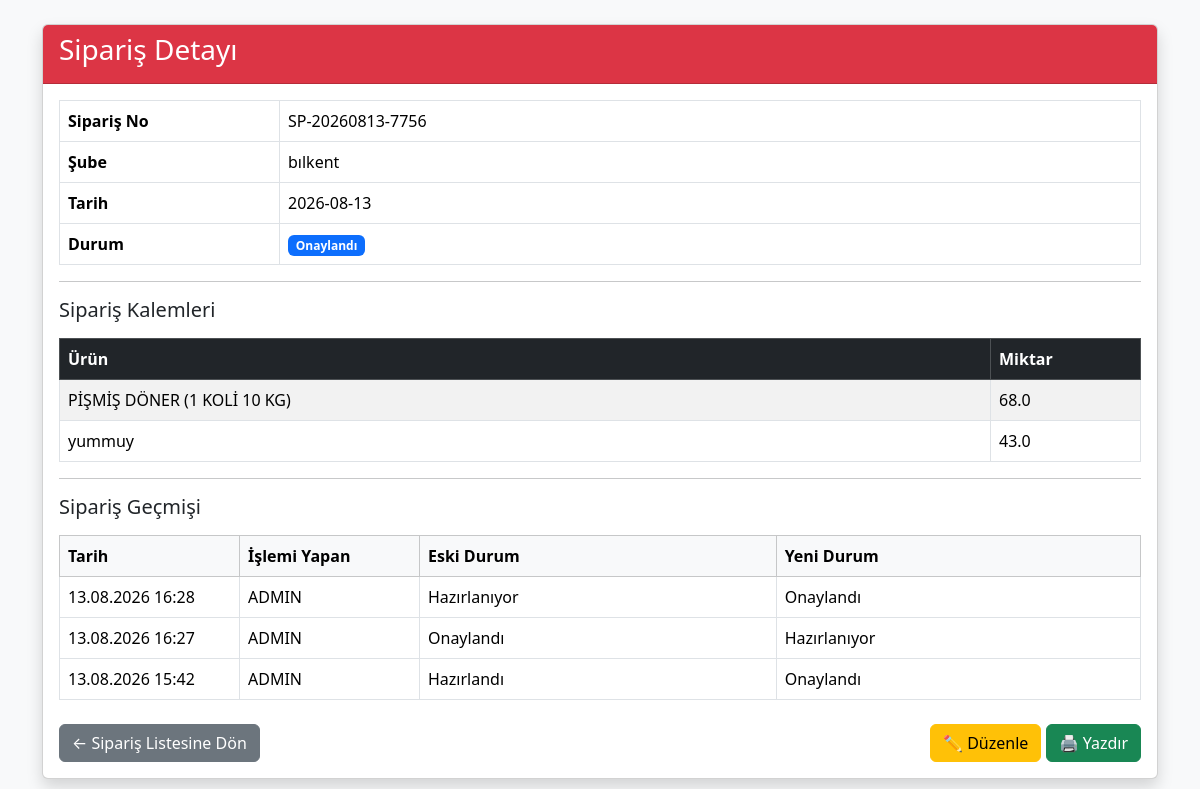
Page /siparis-detay/28 (signed in) on the committed database.
### tables this page shows
CREATE TABLE siparisler(

            id INTEGER PRIMARY KEY AUTOINCREMENT,

            siparis_no TEXT UNIQUE,

            sube_id INTEGER,

            tarih TEXT,

            durum TEXT,

            FOREIGN KEY(sube_id) REFERENCES subeler(id)

        );

CREATE TABLE subeler(

            id INTEGER PRIMARY KEY AUTOINCREMENT,

            sube_adi TEXT NOT NULL,

            yetkili TEXT,

            telefon TEXT,

            eposta TEXT,

            il TEXT,

            ilce TEXT,

            adres TEXT,

            durum TEXT

        , kullanici_adi TEXT, sifre TEXT, uretim_gunu TEXT, sevkiyat_gunu TEXT, sevkiyat_saati TEXT, teslim_suresi TEXT, limit_tutari REAL DEFAULT 0);

CREATE TABLE siparis_detay(

            id INTEGER PRIMARY KEY AUTOINCREMENT,

            siparis_id INTEGER,

            urun_id INTEGER,

            miktar REAL,

            FOREIGN KEY(siparis_id) REFERENCES siparisler(id),

            FOREIGN KEY(urun_id) REFERENCES urunler(id)

        );

CREATE TABLE urunler(

            id INTEGER PRIMARY KEY AUTOINCREMENT,

            urun_kodu TEXT NOT NULL UNIQUE,

            urun_adi TEXT NOT NULL,

            kategori TEXT,

            birim TEXT,

            durum TEXT

        , palet_kapasitesi INTEGER DEFAULT 0, urun_tipi TEXT DEFAULT 'Donuk', koli_agirligi REAL DEFAULT 0, fiyat REAL DEFAULT 0);

CREATE TABLE siparis_gecmisi(

    id INTEGER PRIMARY KEY AUTOINCREMENT,

    siparis_id INTEGER,

    tarih TEXT,

    kullanici TEXT,

    eski_durum TEXT,

    yeni_durum TEXT

);

### src/main.py (the view)
@app.route("/siparis-detay/<int:id>")
def siparis_detay(id):
    if "giris" not in session:
        return redirect("/")
    siparis = get_siparis(id)
    if not siparis:
        abort(404)
    if session["yetki"] == "sube":
        if siparis[2] != session["sube_adi"]:
            abort(403)
    detaylar = get_siparis_detaylari(id)
    gecmis = get_siparis_gecmisi(id)
    return render_template(
        "siparis_detay.html",
        siparis=siparis,
        detaylar=detaylar,
        gecmis=gecmis
    )

### src/database.py (called while the page is built)
def connect_database():
    print("DB =", os.path.abspath(DB_NAME))
    return sqlite3.connect(DB_NAME)

def get_siparis(id):
    conn = connect_database()
    cursor = conn.cursor()
    cursor.execute("""
        SELECT

            s.id,
            s.siparis_no,
            sb.sube_adi,
            s.tarih,
            s.durum

        FROM siparisler s

        INNER JOIN subeler sb
            ON s.sube_id = sb.id

        WHERE s.id=?

    """, (id,))
    sonuc = cursor.fetchone()
    conn.close()
    return sonuc

def get_siparis_detaylari(siparis_id):
    conn = connect_database()
    cursor = conn.cursor()
    cursor.execute("""
        SELECT

            d.id,
            d.urun_id,
            u.urun_adi,
            d.miktar

        FROM siparis_detay d

        INNER JOIN urunler u
            ON d.urun_id = u.id

        WHERE d.siparis_id = ?

        ORDER BY u.urun_adi

    """, (siparis_id,))
    sonuc = cursor.fetchall()
    conn.close()
    return sonuc

def get_siparis_gecmisi(siparis_id):
    conn = connect_database()
    cursor = conn.cursor()
    cursor.execute("""
        SELECT
            tarih,
            kullanici,
            eski_durum,
            yeni_durum
        FROM siparis_gecmisi
        WHERE siparis_id=?
        ORDER BY id DESC
    """, (siparis_id,))
    sonuc = cursor.fetchall()
    conn.close()
    return sonuc

### src/main.py (called while the page is built)
@app.before_request
def test():
    print(
        "METHOD:",
        request.method,
        "URL:",
        request.path
    )

### templates/siparis_detay.html (shortened to what this page needs)
<!DOCTYPE html>
<html lang="tr">
<head>
    <link href="https://cdn.jsdelivr.net/npm/bootstrap@5.3.3/dist/css/bootstrap.min.css" rel="stylesheet">
</head>
<body class="bg-light">
<div class="container mt-4">
    <div class="card shadow">
        <div class="card-header bg-danger text-white">
            <h3>Sipariş Detayı</h3>
        </div>
        <div class="card-body">
            <table class="table table-bordered">
                <tr>
                    <th width="220">Sipariş No</th>
                    <td>{{ siparis[1] }}</td>
                </tr>
                <tr>
                    <th>Şube</th>
                    <td>{{ siparis[2] }}</td>
                </tr>
                <tr>
                    <th>Tarih</th>
                    <td>{{ siparis[3] }}</td>
                </tr>
                <tr>
                    <th>Durum</th>
                    <td>
                        {% if siparis[4] == "Hazırlandı" %}
                            <span class="badge bg-secondary">{{ siparis[4] }}</span>
                        {% elif siparis[4] == "Onaylandı" %}
                            <span class="badge bg-primary">{{ siparis[4] }}</span>
                        {% elif siparis[4] == "Hazırlanıyor" %}
                            <span class="badge bg-warning text-dark">{{ siparis[4] }}</span>
                        {% elif siparis[4] == "Sevk edildi" %}
                            <span class="badge bg-info text-dark">{{ siparis[4] }}</span>
                        {% elif siparis[4] == "Tamamlandı" %}
                            <span class="badge bg-success">{{ siparis[4] }}</span>
                        {% else %}
                            <span class="badge bg-dark">{{ siparis[4] }}</span>
                        {% endif %}
                    </td>
                </tr>
            </table>
            <hr>
            <h5 class="mb-3">
                Sipariş Kalemleri
            </h5>
            <table class="table table-striped table-bordered">
                <thead class="table-dark">
                    <tr>
                        <th>Ürün</th>
                        <th width="150">Miktar</th>
                    </tr>
                </thead>
                <tbody>
                {% if detaylar %}
                    {% for detay in detaylar %}
                    <tr>
                        <td>{{ detay[2] }}</td>
                        <td>{{ detay[3] }}</td>
                    </tr>
                    {% endfor %}
                {% else %}
                    <tr>
                        <td colspan="2" class="text-center text-muted">
                            Bu siparişte ürün bulunmuyor.
                        </td>
                    </tr>
                {% endif %}
                </tbody>
            </table>
            <hr>
            <h5 class="mb-3">
                Sipariş Geçmişi
            </h5>
            <table class="table table-bordered table-hover">
                <thead class="table-light">
                    <tr>
                        <th width="180">Tarih</th>
                        <th width="180">İşlemi Yapan</th>
                        <th>Eski Durum</th>
                        <th>Yeni Durum</th>
                    </tr>
                </thead>
                <tbody>
                {% if gecmis %}
                    {% for g in gecmis %}
                    <tr>
                        <td>{{ g[0] }}</td>
                        <td>{{ g[1] }}</td>
                        <td>{{ g[2] }}</td>
                        <td>{{ g[3] }}</td>
                    </tr>
                    {% endfor %}
                {% else %}
                    <tr>
                        <td colspan="4" class="text-center text-muted">
                            Henüz durum değişikliği yapılmamış.
                        </td>
                    </tr>
                {% endif %}
                </tbody>
            </table>
            <div class="d-flex justify-content-between align-items-center mt-4">
                <a
                    href="/siparisler"
                    class="btn btn-secondary">
                    ← Sipariş Listesine Dön
                </a>
                <div>
                    <a
                        href="/siparis-duzenle/{{ siparis[0] }}"
                        class="btn btn-warning">
                        ✏️ Düzenle
                    </a>
                    <button
                        type="button"
                        onclick="window.print()"
                        class="btn btn-success">
                        🖨️ Yazdır
                    </button>
                </div>
            </div>
        </div>
    </div>
</div>
</body>
</html>

### rows in the picture
siparisler: siparis_no "SP-20260813-7756", tarih "2026-08-13", durum "Onaylandı"
subeler: sube_adi "bılkent"
siparis_detay: urun_adi "PİŞMİŞ DÖNER (1 KOLİ 10 KG)", miktar "68.0"
siparis_detay: urun_adi "yummuy", miktar "43.0"
siparis_gecmisi: tarih "13.08.2026 16:28", kullanici "ADMIN", eski_durum "Hazırlanıyor", yeni_durum "Onaylandı"
siparis_gecmisi: tarih "13.08.2026 16:27", kullanici "ADMIN", eski_durum "Onaylandı", yeni_durum "Hazırlanıyor"
siparis_gecmisi: tarih "13.08.2026 15:42", kullanici "ADMIN", eski_durum "Hazırlandı", yeni_durum "Onaylandı"
